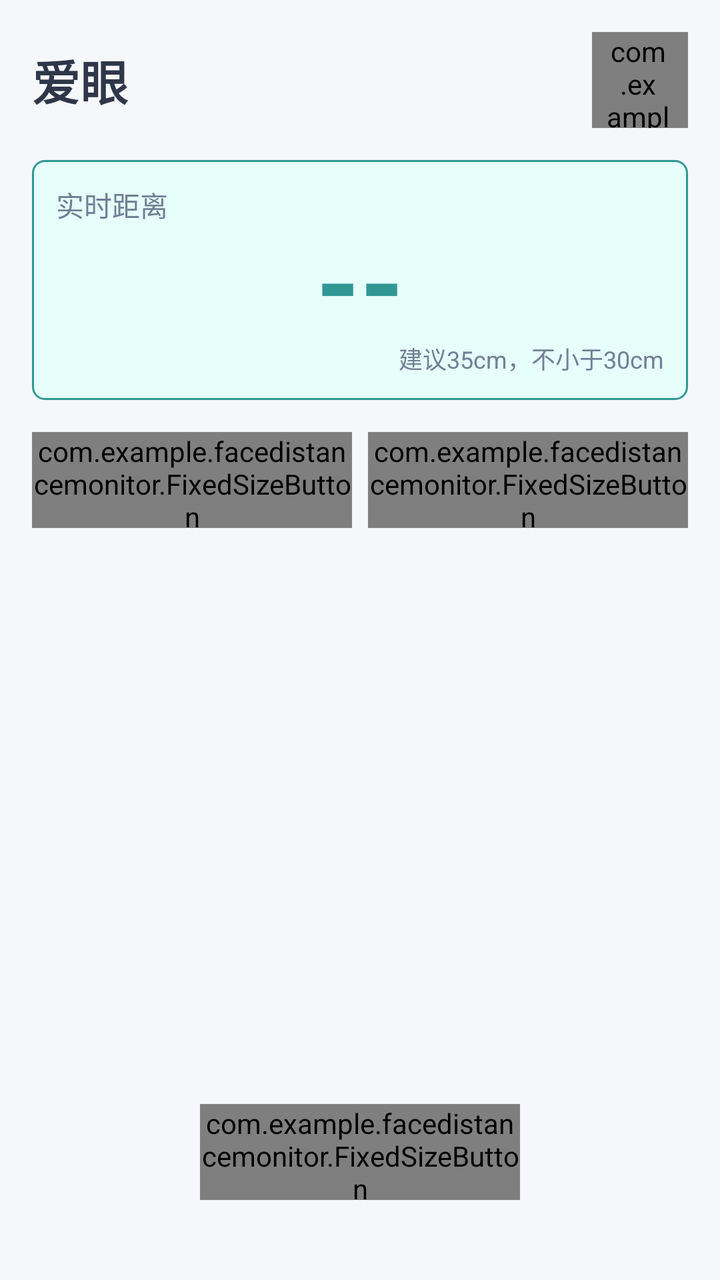
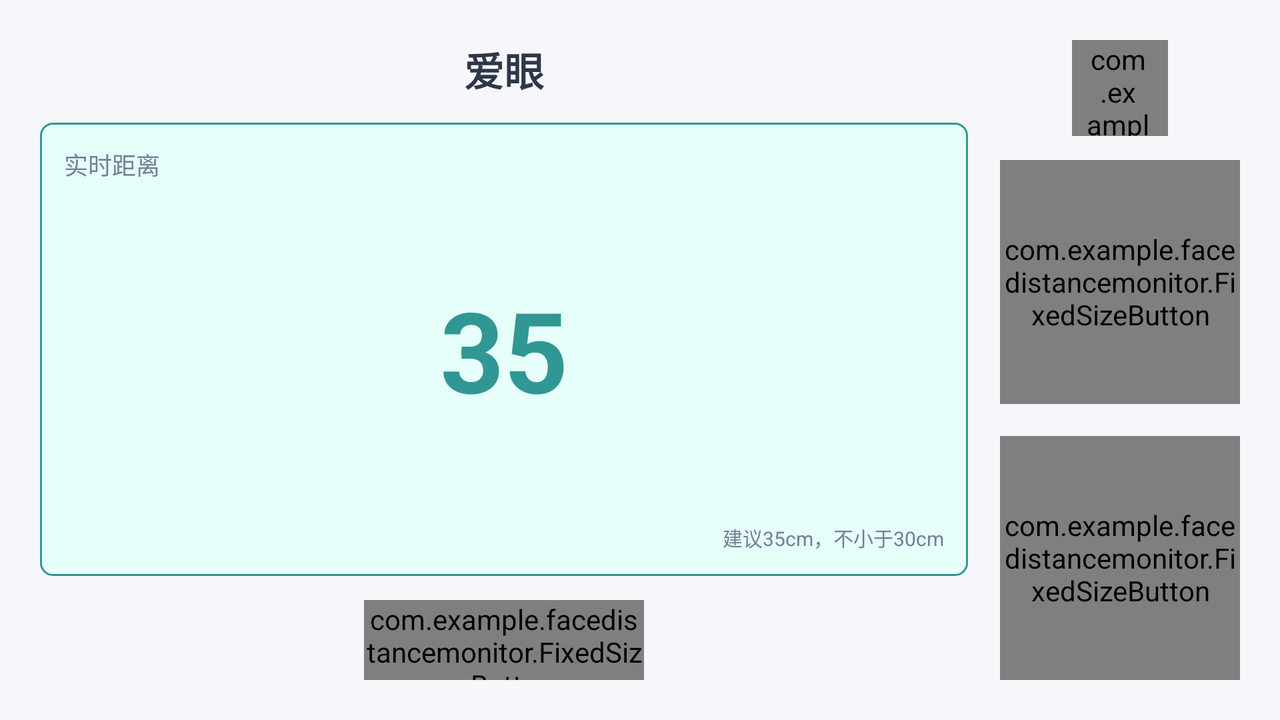

Compare how this app lays out the same screen by default and in its alternative resource folder. The renders come first, then the two layout files and the values they reference.
<!-- AndroidManifest.xml: application theme Theme.FaceDistanceMonitor -->
<!-- res/layout/activity_main.xml -->
<?xml version="1.0" encoding="utf-8"?>
<LinearLayout
    xmlns:android="http://schemas.android.com/apk/res/android"
    android:layout_width="match_parent"
    android:layout_height="match_parent"
    android:orientation="vertical"
    android:background="#F5F7FA"
    android:padding="16dp">

    
    <LinearLayout
        android:layout_width="match_parent"
        android:layout_height="wrap_content"
        android:orientation="horizontal"
        android:gravity="center_vertical"
        android:layout_marginBottom="16dp">

        <TextView
            android:id="@+id/tv_app_title"
            android:layout_width="0dp"
            android:layout_height="wrap_content"
            android:layout_weight="1"
            android:text="爱眼"
            android:textSize="24sp"
            android:textStyle="bold"
            android:textColor="#2D3748" />

        <com.example.facedistancemonitor.FixedSizeButton
            android:id="@+id/btn_language"
            android:layout_width="48dp"
            android:layout_height="48dp"
            android:text="EN"
            android:textSize="12sp"
            android:textStyle="bold"
            android:textColor="#319795"
            android:background="@drawable/btn_background_light"
            android:paddingStart="6dp"
            android:paddingEnd="8dp"
            android:elevation="0dp"
            android:insetTop="0dp"
            android:insetBottom="0dp"
            android:insetLeft="0dp"
            android:insetRight="0dp" />

    </LinearLayout>

    
    <FrameLayout
        android:layout_width="match_parent"
        android:layout_height="120dp"
        android:layout_marginBottom="16dp"
        android:background="@drawable/box_rounded_light">

        <TextView
            android:id="@+id/tv_distance"
            android:layout_width="wrap_content"
            android:layout_height="wrap_content"
            android:layout_gravity="center"
            android:text="--"
            android:textSize="56sp"
            android:textStyle="bold"
            android:textColor="#319795" />

        <TextView
            android:id="@+id/tv_distance_label"
            android:layout_width="wrap_content"
            android:layout_height="wrap_content"
            android:layout_gravity="top|start"
            android:layout_margin="12dp"
            android:text="实时距离"
            android:textSize="14sp"
            android:textColor="#718096" />

        <TextView
            android:id="@+id/tv_distance_recommendation"
            android:layout_width="wrap_content"
            android:layout_height="wrap_content"
            android:layout_gravity="bottom|end"
            android:layout_margin="12dp"
            android:text="建议35cm，不小于30cm"
            android:textSize="12sp"
            android:textColor="#718096" />

    </FrameLayout>

    
    <LinearLayout
        android:layout_width="match_parent"
        android:layout_height="48dp"
        android:orientation="horizontal"
        android:layout_marginBottom="16dp">

        <com.example.facedistancemonitor.FixedSizeButton
            android:id="@+id/btn_start_pause"
            android:layout_width="0dp"
            android:layout_height="48dp"
            android:layout_weight="1"
            android:layout_marginEnd="4dp"
            android:text="开始监控"
            android:textSize="14sp"
            android:textStyle="bold"
            android:textColor="#319795"
            android:background="@drawable/btn_background_light"
            android:padding="0dp"
            android:elevation="0dp"
            android:insetTop="0dp"
            android:insetBottom="0dp"
            android:insetLeft="0dp"
            android:insetRight="0dp" />

        <com.example.facedistancemonitor.FixedSizeButton
            android:id="@+id/btn_calibrate"
            android:layout_width="0dp"
            android:layout_height="48dp"
            android:layout_weight="1"
            android:layout_marginStart="4dp"
            android:text="校准"
            android:textSize="14sp"
            android:textStyle="bold"
            android:textColor="#319795"
            android:background="@drawable/btn_background_light"
            android:padding="0dp"
            android:elevation="0dp"
            android:insetTop="0dp"
            android:insetBottom="0dp"
            android:insetLeft="0dp"
            android:insetRight="0dp" />

    </LinearLayout>

    
    <View
        android:layout_width="match_parent"
        android:layout_height="0dp"
        android:layout_weight="1" />

    
    <com.example.facedistancemonitor.FixedSizeButton
        android:id="@+id/btn_feedback_tip"
        android:layout_width="160dp"
        android:layout_height="48dp"
        android:layout_gravity="center_horizontal"
        android:layout_marginBottom="24dp"
        android:text="反馈/打赏"
        android:textSize="14sp"
        android:textStyle="bold"
        android:textColor="#319795"
        android:background="@drawable/btn_background_light"
        android:padding="0dp"
        android:elevation="0dp"
        android:insetTop="0dp"
        android:insetBottom="0dp"
        android:insetLeft="0dp"
        android:insetRight="0dp" />

</LinearLayout>
<!-- resources referenced by this layout -->
<resources>
  <!-- drawable box_rounded_light (drawable) -->
  <?xml version="1.0" encoding="utf-8"?>
  <shape xmlns:android="http://schemas.android.com/apk/res/android"
      android:shape="rectangle">
      <solid android:color="#E6FFFA" />
      <corners android:radius="6dp" />
      <stroke
          android:width="1dp"
          android:color="#319795" />
  </shape>
  <!-- drawable btn_background_light (drawable) -->
  <?xml version="1.0" encoding="utf-8"?>
  <shape xmlns:android="http://schemas.android.com/apk/res/android"
      android:shape="rectangle">
      <solid android:color="#E6FFFA" />
      <corners android:radius="6dp" />
      <stroke
          android:width="1dp"
          android:color="#319795" />
  </shape>
  <style name="Theme.FaceDistanceMonitor" parent="Theme.Material3.DayNight.NoActionBar">
          <item name="colorPrimary">@color/accent_blue</item>
          <item name="colorPrimaryVariant">@color/dark_red</item>
          <item name="colorOnPrimary">@color/white</item>
          <item name="android:statusBarColor">@color/bg_dark</item>
          <item name="android:windowBackground">@color/bg_dark</item>
          
          <item name="materialButtonStyle">@style/NoInsetButton</item>
      </style>
  <color name="accent_blue">#FF00B4D8</color>
  <color name="dark_red">#FF8B0000</color>
  <color name="white">#FFFFFFFF</color>
  <color name="bg_dark">#FF1A1A2E</color>
  <style name="NoInsetButton" parent="Widget.MaterialComponents.Button">
          <item name="android:insetTop">0dp</item>
          <item name="android:insetBottom">0dp</item>
          <item name="android:insetLeft">0dp</item>
          <item name="android:insetRight">0dp</item>
      </style>
</resources>
<!-- res/layout-land/activity_main.xml (the repository's variant of the layout above) -->
<!-- drawn on the phone turned sideways -->
<?xml version="1.0" encoding="utf-8"?>
<LinearLayout
    xmlns:android="http://schemas.android.com/apk/res/android"
    android:layout_width="match_parent"
    android:layout_height="match_parent"
    android:orientation="horizontal"
    android:background="#F5F7FA"
    android:padding="12dp">

    
    <LinearLayout
        android:layout_width="0dp"
        android:layout_height="match_parent"
        android:layout_weight="1"
        android:orientation="vertical"
        android:gravity="center"
        android:padding="8dp">

        
        <TextView
            android:id="@+id/tv_app_title"
            android:layout_width="wrap_content"
            android:layout_height="wrap_content"
            android:text="爱眼"
            android:textSize="20sp"
            android:textStyle="bold"
            android:textColor="#2D3748"
            android:layout_marginBottom="12dp" />

        
        <FrameLayout
            android:layout_width="match_parent"
            android:layout_height="0dp"
            android:layout_weight="1"
            android:layout_marginBottom="12dp"
            android:background="@drawable/box_rounded_light">

            <TextView
                android:id="@+id/tv_distance"
                android:layout_width="wrap_content"
                android:layout_height="wrap_content"
                android:layout_gravity="center"
                android:text="35"
                android:textSize="56sp"
                android:textStyle="bold"
                android:textColor="#319795" />

            <TextView
                android:id="@+id/tv_distance_label"
                android:layout_width="wrap_content"
                android:layout_height="wrap_content"
                android:layout_gravity="top|start"
                android:layout_margin="12dp"
                android:text="实时距离"
                android:textSize="12sp"
                android:textColor="#718096" />

            <TextView
                android:id="@+id/tv_distance_recommendation"
                android:layout_width="wrap_content"
                android:layout_height="wrap_content"
                android:layout_gravity="bottom|end"
                android:layout_margin="12dp"
                android:text="建议35cm，不小于30cm"
                android:textSize="10sp"
                android:textColor="#718096" />

        </FrameLayout>

        
        <com.example.facedistancemonitor.FixedSizeButton
            android:id="@+id/btn_feedback_tip"
            android:layout_width="140dp"
            android:layout_height="40dp"
            android:layout_gravity="center_horizontal"
            android:text="反馈/打赏"
            android:textSize="12sp"
            android:textStyle="bold"
            android:textColor="#319795"
            android:background="@drawable/btn_background_light"
            android:padding="0dp"
            android:elevation="0dp"
            android:insetTop="0dp"
            android:insetBottom="0dp"
            android:insetLeft="0dp"
            android:insetRight="0dp"
            android:minHeight="40dp" />

    </LinearLayout>

    
    <LinearLayout
        android:layout_width="wrap_content"
        android:layout_height="match_parent"
        android:orientation="vertical"
        android:gravity="center"
        android:padding="8dp">

        
        <com.example.facedistancemonitor.FixedSizeButton
            android:id="@+id/btn_language"
            android:layout_width="48dp"
            android:layout_height="48dp"
            android:text="EN"
            android:textSize="12sp"
            android:textStyle="bold"
            android:textColor="#319795"
            android:background="@drawable/btn_background_light"
            android:paddingStart="6dp"
            android:paddingEnd="8dp"
            android:elevation="0dp"
            android:insetTop="0dp"
            android:insetBottom="0dp"
            android:insetLeft="0dp"
            android:insetRight="0dp"
            android:minHeight="48dp" />

        
        <com.example.facedistancemonitor.FixedSizeButton
            android:id="@+id/btn_start_pause"
            android:layout_width="120dp"
            android:layout_height="0dp"
            android:layout_weight="1"
            android:layout_marginTop="12dp"
            android:layout_marginBottom="8dp"
            android:text="开始监控"
            android:textSize="14sp"
            android:textStyle="bold"
            android:textColor="#319795"
            android:background="@drawable/btn_background_light"
            android:padding="0dp"
            android:elevation="0dp"
            android:insetTop="0dp"
            android:insetBottom="0dp"
            android:insetLeft="0dp"
            android:insetRight="0dp"
            android:minHeight="120dp" />

        
        <com.example.facedistancemonitor.FixedSizeButton
            android:id="@+id/btn_calibrate"
            android:layout_width="120dp"
            android:layout_height="0dp"
            android:layout_weight="1"
            android:layout_marginTop="8dp"
            android:text="校准"
            android:textSize="14sp"
            android:textStyle="bold"
            android:textColor="#319795"
            android:background="@drawable/btn_background_light"
            android:padding="0dp"
            android:elevation="0dp"
            android:insetTop="0dp"
            android:insetBottom="0dp"
            android:insetLeft="0dp"
            android:insetRight="0dp"
            android:minHeight="120dp" />

    </LinearLayout>

</LinearLayout>
